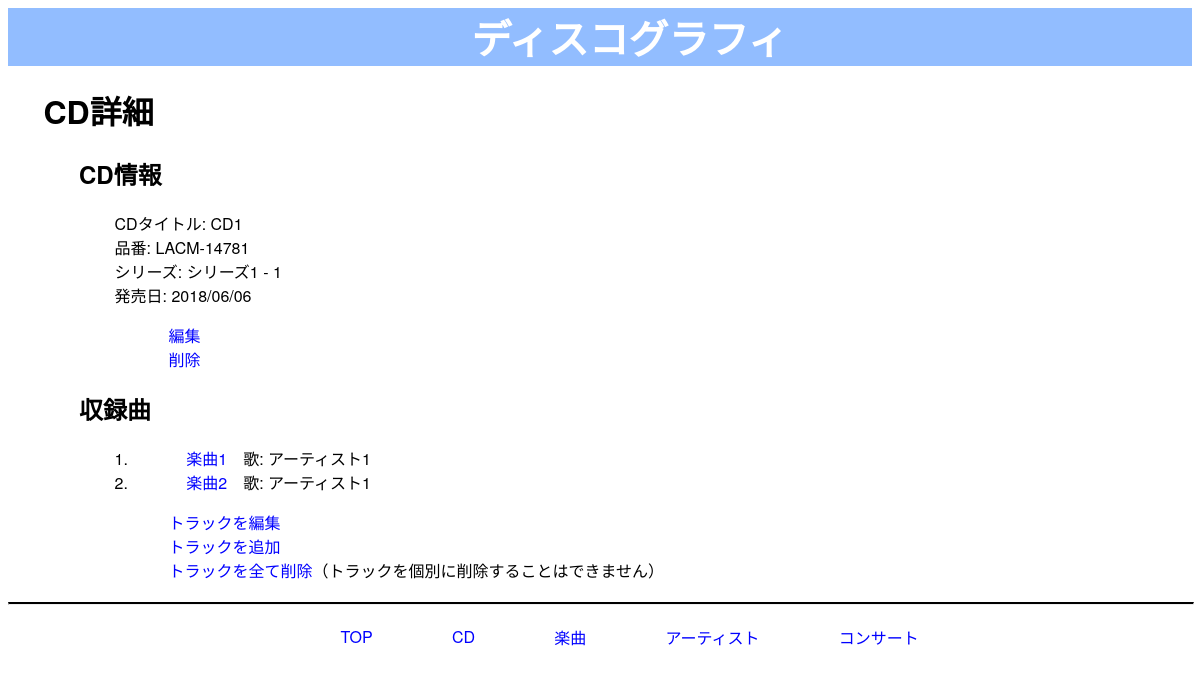
The page /cd/LACM-14781 on the database as committed earlier.
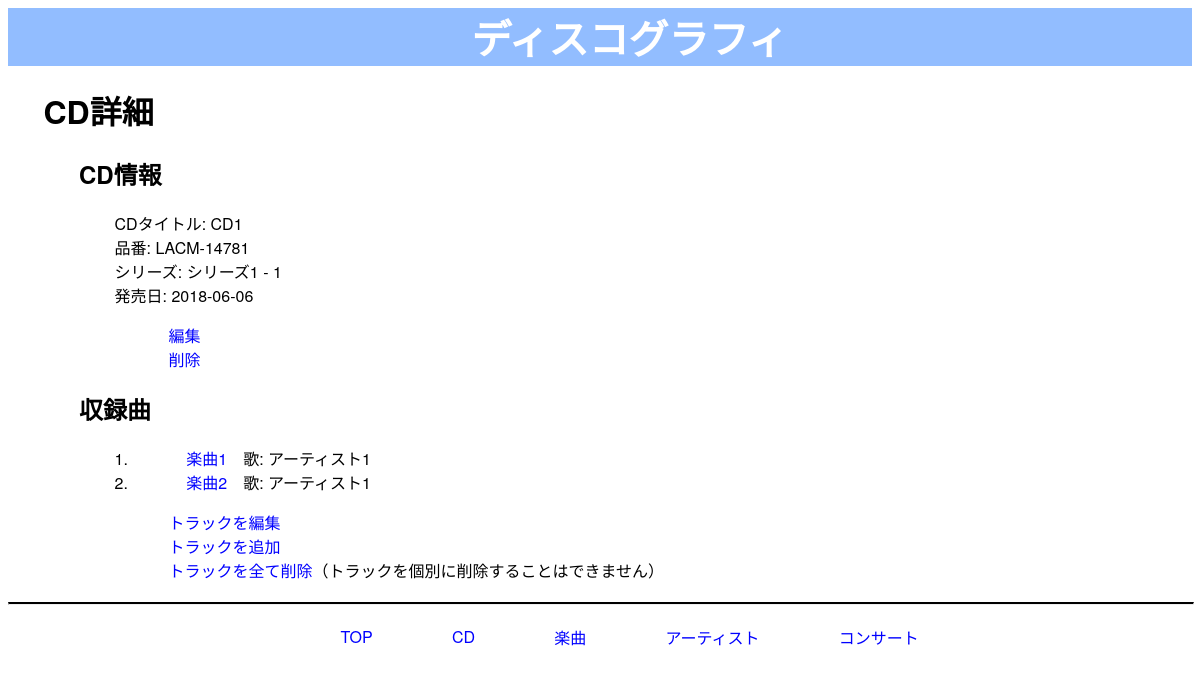
The same page on the database as committed later.
### tables this page shows
CREATE TABLE cds (
	id VARCHAR, 
	title VARCHAR,
	series_name VARCHAR, 
	order_in_series INTEGER, 
	issued_date DATE, 
	PRIMARY KEY (id)
);

CREATE TABLE songs (
	id INTEGER,
	title VARCHAR,
	PRIMARY KEY (id)
);

### app.py (the view)
@app.route('/cd/<id>')
def cd(id: str) -> str:
    con = get_db()
    cur = con.cursor()
    cd = cur.execute('SELECT * FROM cds WHERE id = ? ',
                     (id,)).fetchone()
    songs = cur.execute('SELECT t.track_number, s.title, GROUP_CONCAT(a.name, ", ") AS artists, s.id AS song_id '
                        'FROM tracks t '
                        'JOIN songs s ON s.id = t.song_id '
                        'JOIN tracks_artists ta ON ta.cd_id = t.cd_id AND ta.track_number = t.track_number '
                        'JOIN artists a ON a.id = ta.artist_id '
                        'WHERE t.cd_id = ? '
                        'GROUP BY t.track_number, s.title '
                        'ORDER BY t.track_number ',
                        (id, )).fetchall()
    if cd is None:
        return render_template('cd-not-found.html')
    return render_template('cd.html', cd=cd, songs=songs)

### app.py (called while the page is built)
def get_db() -> sqlite3.Connection:
    db = getattr(g, '_database', None)
    if db is None:
        db = g._database = sqlite3.connect(DATABASE)
        db.execute('PRAGMA foreign_keys = ON')  # 外部キー制約を有効化
        db.row_factory = sqlite3.Row  # カラム名でアクセスできるよう設定変更
    return db

@app.teardown_appcontext
def close_connection(exception: Optional[BaseException]) -> None:
    db = getattr(g, '_database', None)
    if db is not None:
        db.close()

### templates/cd.html (shortened to what this page needs)
<html lang="ja">
  <head>
    <link rel="stylesheet" href="{{ url_for('static', filename='style.css')}}"/>
    <header>
      <h1><a href="{{url_for('index')}}">ディスコグラフィ</a></h1>
    </header>
  </head>
  <body>
    <h1>CD詳細</h1>
    <h2>CD情報</h2>
      <p>
        CDタイトル: {{cd.title}}<br>
        品番: {{cd.id}}<br>
        シリーズ: {% if cd.series_name != None and cd.order_in_series != None %}{{cd.series_name}} - {{cd.order_in_series}}{% endif %}{% if cd.series_name == None or cd.order_in_series == None %}なし{% endif %}<br>
        発売日: {{cd.issued_date}}<br>
      </p>
      <p>
        <a href="{{url_for('cd_edit', id=cd.id)}}">編集</a><br>
        <a href="{{url_for('cd_del', id=cd.id)}}">削除</a>
      </p>
    <h2>収録曲</h2>
    <p>{% for song in songs %}
      {{song.track_number}}. <a href="{{url_for('song', id=song.song_id)}}" >{{song.title}}</a>&emsp;歌: {{song.artists}}<br>
    {% endfor %}
  </p>
      <p>
        <a href="{{url_for('tracks_edit', id=cd.id)}}">トラックを編集</a><br>
        <a href="{{url_for('track_add', id=cd.id)}}">トラックを追加</a><br>
        <a href="{{url_for('tracks_del', id=cd.id)}}">トラックを全て削除</a>（トラックを個別に削除することはできません）
      </p>
    <hr style="margin-top: 20px; margin-bottom: 20px; border-top: 2px solid black; width: 100%;">
    <footer style="display: flex; justify-content: center; gap: 20px; align-items: center; margin-top: 20px; margin-bottom: 20px;">
      <a href="{{url_for('index')}}">TOP</a>
      <a href="{{url_for('cds')}}">CD</a>
      <a href="{{url_for('songs')}}">楽曲</a>
      <a href="{{url_for('artists')}}">アーティスト</a>
      <a href="{{url_for('concerts')}}">コンサート</a>
    </footer>
  </body>
</html>

### static/style.css (style rules this page uses)
* { font-family: "Hiragino Kaku Gothic ProN", "Hiragino Sans", Meiryo, "Helvetica Neue", Arial, sans-serif; }
header a { color: white; text-decoration: none; font-size: 40px; }
h1 { text-indent: 3%; }
header h1 { text-indent: 0; }
h2 { text-indent: 6%; }
p { margin-left: 9%; }
a { text-decoration: none; color: blue; margin-left: 5%; }

Rows that differ between the two databases and show on the page:
changed cds "CD1": issued_date "2018/06/06" → "2018-06-06"
